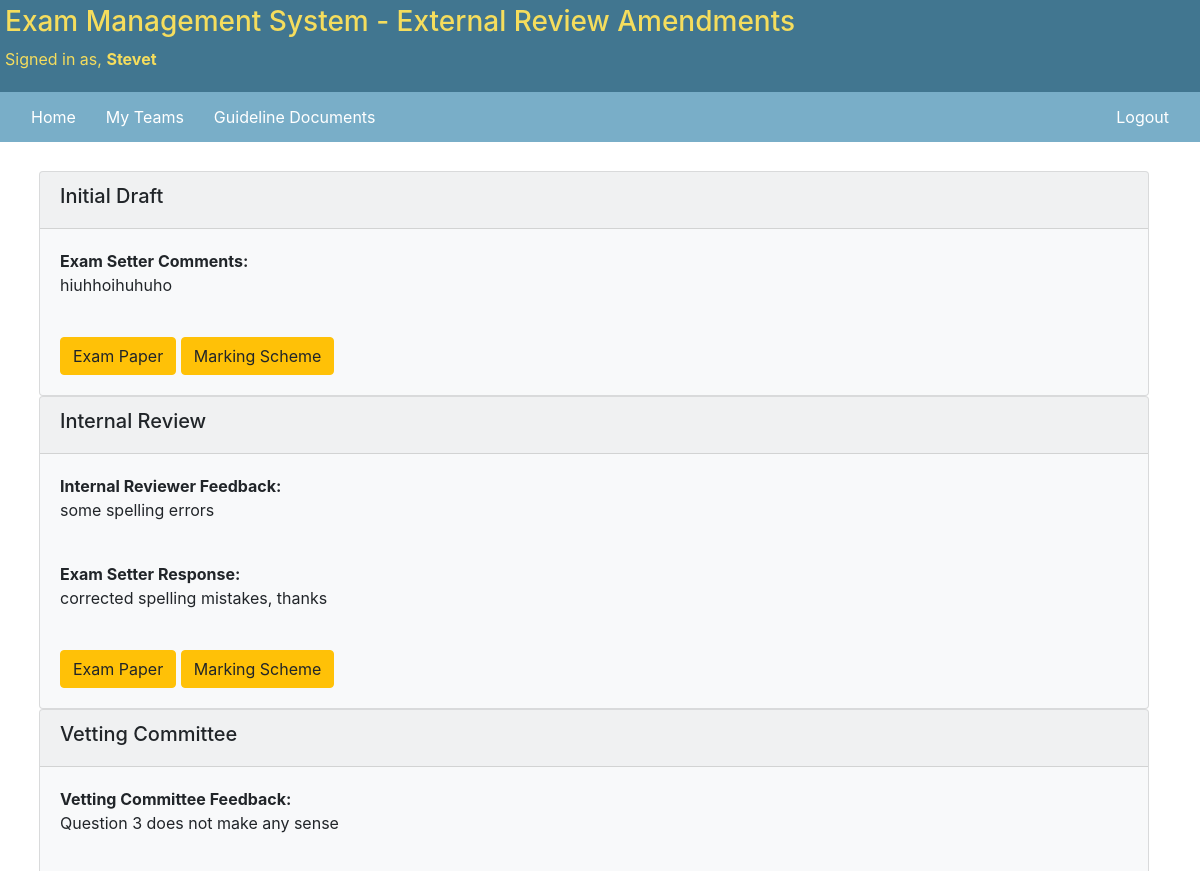
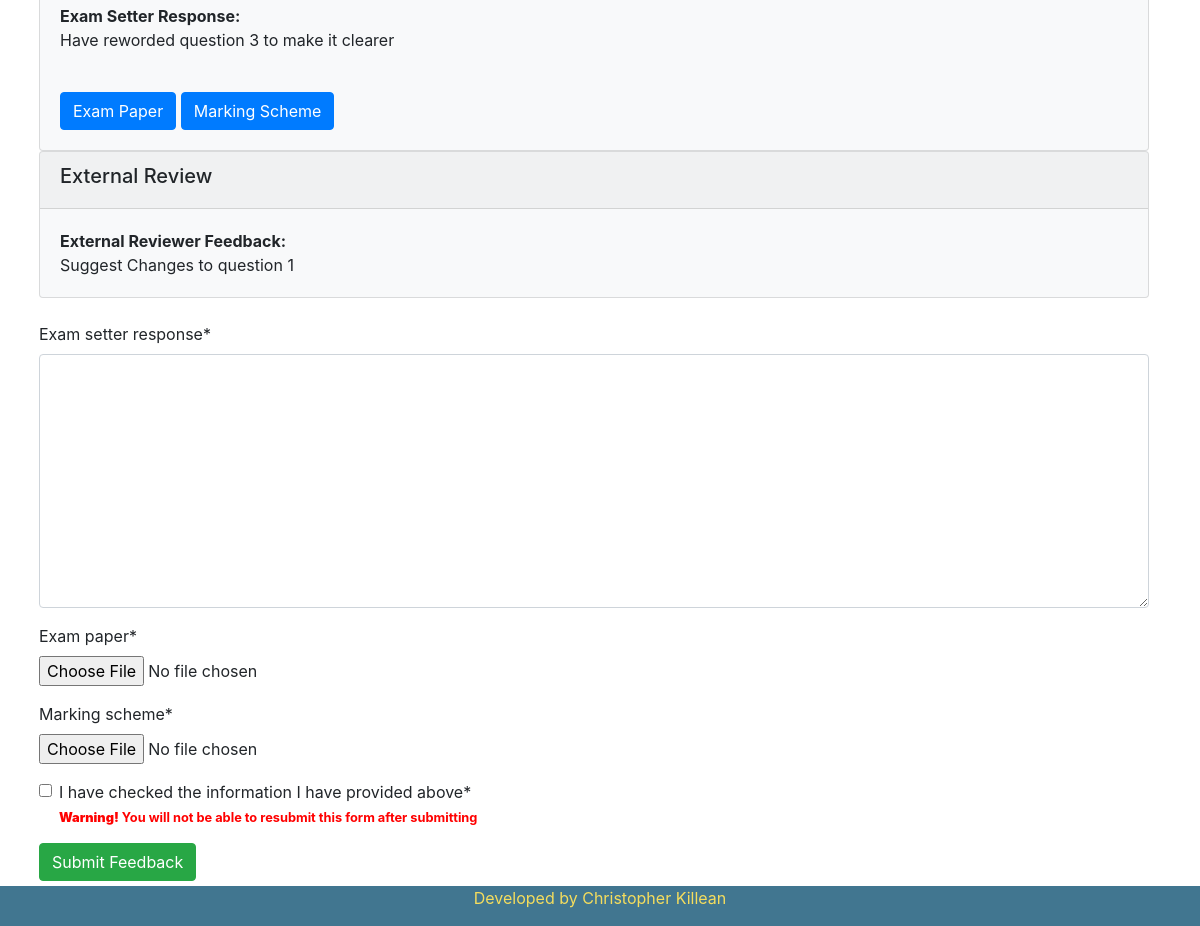
Page /exam_papers/external-review-amendments/6/ (signed in) on the committed database (2 pictures, top to bottom).
### accounts/models.py (models this page shows, shortened)
class CustomUser(AbstractUser):
    USER_ROLE_CHOICES = [
        ('EXAM_STAFF', 'Exam Staff'),
        ('EXTERNAL_EXAMINER', 'External Examiner'),
        ('SCHOOL_OFFICE', 'School Office'),
    ]
    user_role = models.CharField(
        choices=USER_ROLE_CHOICES,
        null=False, default='',
        max_length=19
    )
    first_name = models.CharField(
        max_length=40,
        blank=False
    )
    last_name = models.CharField(
        max_length=100,
        blank=False
    )
    email = models.EmailField(
        max_length=100,
        blank=False,
        default='',
        unique=True
    )
    date_joined = models.DateTimeField(
        default=timezone.now
    )
    is_superuser = models.BooleanField(
        default=False
    )
    is_active = models.BooleanField(
        default=True
    )
    REQUIRED_FIELDS = ['user_role', 'first_name', 'last_name', 'email']

### exam_paper/models.py (models this page shows)
class ExamInitialDraft(models.Model):
    related_exam_paper = models.OneToOneField(
        ExamPaper,
        on_delete=models.CASCADE,
        null=False
    )
    initial_draft_comments = models.TextField(
        max_length=1500,
        blank=False,
        validators=[MinLengthValidator(5)]
    )
    exam_paper = models.FileField(
        upload_to='exam_paper/initial_draft/exam_paper',
        null=False
    )
    marking_scheme = models.FileField(
        upload_to='exam_paper/initial_draft/marking_scheme',
        null=False
    )

class ExamInternalReview(models.Model):
    related_exam_paper = models.OneToOneField(
        ExamPaper,
        on_delete=models.CASCADE,
        null=False
    )
    internal_reviewer_feedback = models.TextField(
        max_length=1500,
        blank=False
    )
    exam_setter_response = models.TextField(
        max_length=1000,
        blank=False
    )
    exam_paper = models.FileField(
        upload_to='exam_paper/internal_review/exam_paper',
    )
    marking_scheme = models.FileField(
        upload_to='exam_paper/internal_review/marking_scheme',
    )

class ExamVettingCommittee(models.Model):
    related_exam_paper = models.OneToOneField(
        ExamPaper,
        on_delete=models.CASCADE,
        null=False
    )
    vetting_committee_feedback = models.TextField(
        max_length=1500,
        blank=False
    )
    exam_setter_response = models.TextField(
        max_length=1000,
        blank=False
    )
    exam_paper = models.FileField(
        upload_to='exam_paper/vetting/exam_paper',
    )
    marking_scheme = models.FileField(
        upload_to='exam_paper/vetting/marking_scheme',
    )

class ExamExternalReview(models.Model):
    related_exam_paper = models.OneToOneField(
        ExamPaper,
        on_delete=models.CASCADE,
        null=False
    )
    external_examiner_feedback = models.TextField(
        max_length=1500,
        blank=False
    )
    exam_setter_response = models.TextField(
        max_length=1000,
        blank=False
    )
    exam_paper = models.FileField(
        upload_to='exam_paper/external/exam_paper',
    )
    marking_scheme = models.FileField(
        upload_to='exam_paper/external/marking_scheme',
    )

### exam_paper/views.py (the view, shortened to what this page needs)
# urls.py: path('external-review-amendments/<int:exam_paper_ref>/', ExternalReviewAmendments.as_view(),
class ExternalReviewAmendments(LoginRequiredMixin, UpdateView):
    form_class = ExternalReviewAmendmentsForm
    template_name = 'exam_papers/external_review_amendments.html'
    context_object_name = 'external'
    def get_object(self, **kwargs):
        error_response = "Only the exam setter for the paper can complete a response to the External Review"
        error_amendments_already_submitted = "Amendments to the External Review response cannot be submitted at " \
                                             "this stage"
        try:
            exam_paper_instance = ExamPaper.objects.get(id=self.kwargs['exam_paper_ref'])
            if verify_user_exam_setter(self, exam_paper_instance):
                if exam_paper_instance.paper_creation_stage == 'EXTERNAL_REVIEW_COMPLETE':
                    external_review_object = ExamExternalReview.objects.get(
                        related_exam_paper=self.kwargs['exam_paper_ref'])
                    return external_review_object
                else:
                    raise Http404("%s" % error_amendments_already_submitted)
            else:
                raise Http404("%s" % error_response)
        except ObjectDoesNotExist:
            raise Http404("%s" % error_response)
    def get_context_data(self, **kwargs):
        context = super(ExternalReviewAmendments, self).get_context_data(**kwargs)
        context['initial'] = ExamInitialDraft.objects.get(
            related_exam_paper=self.kwargs['exam_paper_ref'])
        context['internal'] = ExamInternalReview.objects.get(
            related_exam_paper=self.kwargs['exam_paper_ref'])
        context['vetting'] = ExamVettingCommittee.objects.get(
            related_exam_paper=self.kwargs['exam_paper_ref'])
        return context

### exam_paper/forms.py (shortened to what this page needs)
class ExternalReviewAmendmentsForm(forms.ModelForm):
    user_check_submission = submission_checkbox()
    class Meta:
        model = ExamExternalReview
        fields = ('exam_setter_response', 'exam_paper', 'marking_scheme')

### teams/custom_methods.py (called while the page is built)
def verify_user_exam_setter(self, object_instance):
    if object_instance.paper_team.exam_setter == self.request.user:
        return True
    else:
        return False

### templates/exam_papers/external_review_amendments.html (shortened to what this page needs)
{%  extends 'base.html' %}
{% load crispy_forms_tags %}
{% block header_page_info %}
- External Review Amendments
{% endblock %}
{% block navbar %}
    <a href="{% url 'accounts:account_home' %}">Home</a>
    <a href="{% url 'teams:my-teams' %}">My Teams</a>
    <a href="{% url 'details:guideline-documents' %}">Guideline Documents</a>
    <a class="ml-auto" href="{% url 'accounts:logout' %}">Logout</a>
{% endblock %}
{% block body %}
    <br>
    <div class="container">
        <div class="card bg-light">
            <div class="card-header"><h5>Initial Draft</h5></div>
            <div class="card-body">
                <p class="card-text"><b>Exam Setter Comments:</b><br>
                    {{ initial.initial_draft_comments }}</p>
                <br>
                <a href="{{ initial.exam_paper.url }}" class="btn btn-warning">Exam Paper</a>
                <a href="{{ initial.marking_scheme.url }}" class="btn btn-warning"> Marking Scheme</a>
            </div>
        </div>
        <div class="card bg-light">
            <div class="card-header"><h5>Internal Review</h5></div>
            <div class="card-body">
                <p class="card-text"><b>Internal Reviewer Feedback:</b><br>
                    {{ internal.internal_reviewer_feedback }}</p>
                <br>
                <p class="card-text"><b>Exam Setter Response:</b><br>
                    {{ internal.exam_setter_response }}
                </p>
                <br>
                <a href="{{ internal.exam_paper.url }}" class="btn btn-warning">Exam Paper</a>
                <a href="{{ internal.marking_scheme.url }}" class="btn btn-warning">Marking Scheme</a>
            </div>
        </div>
        <div class="card bg-light">
            <div class="card-header"><h5>Vetting Committee</h5></div>
            <div class="card-body">
                <p class="card-text"><b>Vetting Committee Feedback:</b><br>
                    {{ vetting.vetting_committee_feedback }}</p>
                <br>
                <p class="card-text"><b>Exam Setter Response:</b><br>
                    {{ vetting.exam_setter_response }}
                </p>
                <br>
                <a href="{{ vetting.exam_paper.url }}" class="btn btn-primary">Exam Paper</a>
                <a href="{{ vetting.marking_scheme.url }}" class="btn btn-primary">Marking Scheme</a>
            </div>
        </div>
        <div class="card bg-light">
            <div class="card-header"><h5>External Review</h5></div>
            <div class="card-body">
                <p class="card-text"><b>External Reviewer Feedback:</b><br>
                    {{ external.external_examiner_feedback }}
                </p>
            </div>
        </div>
        <br>
        <form method="POST" enctype="multipart/form-data">
            {{ form|crispy }}
            <button  type="submit" class="btn btn-success">Submit Feedback</button>
        </form>
    </div>
    </body>
{% endblock %}

### templates/base.html (shortened to what this page needs)
<!DOCTYPE html>
<html lang="en-gb">
    <head>
        <link rel="stylesheet" href="https://maxcdn.bootstrapcdn.com/bootstrap/4.3.1/css/bootstrap.min.css">
    </head>
    <body>
    <div class="header">
        <h3>Exam Management System
            {% block header_page_info %}
            {% endblock %}
        </h3>
        {% block header_signed_in_users %}
            <p class="text-black mr-auto">Signed in as, <strong>{{ user.get_short_name }}</strong></p>
        {% endblock %}
    </div>
    <div class="navbar">
        {% block navbar %}
        {% endblock %}
    </div>
    <div class="body">
    {% block body %}
    {% endblock %}
    <div class="footer">
        <p>Developed by Christopher Killean</p>
    </div>
    </body>
</html>

### templates/base.html (style rules this page uses)
* { box-sizing: border-box; }
.header { padding-top: 0px; padding: 5px; text-align: justify; background-color: #417690; color: #f5dd5d; }
.navbar { background-color: #79aec8; }
.navbar a { color: white; padding: 5px 15px; text-decoration: none; text-align: center; }
.body { width: 99%; padding: 5px; padding-bottom: 45px; }
.footer { margin-top: 10px; text-align: center; background-color: #417690; color: #f5dd5d; position: fixed; bottom: 0px; padding-left: 5px; padding-right: 5px; width: 100%; }

### rows in the picture
CustomUser: get_short_name "Stevet"
ExamInitialDraft: initial_draft_comments "hiuhhoihuhuho"
ExamInternalReview: internal_reviewer_feedback "some spelling errors", exam_setter_response "corrected spelling mistakes, thanks"
ExamVettingCommittee: vetting_committee_feedback "Question 3 does not make any sense", exam_setter_response "Have reworded question 3 to make it clearer"
ExamExternalReview: external_examiner_feedback "Suggest Changes to question 1"
